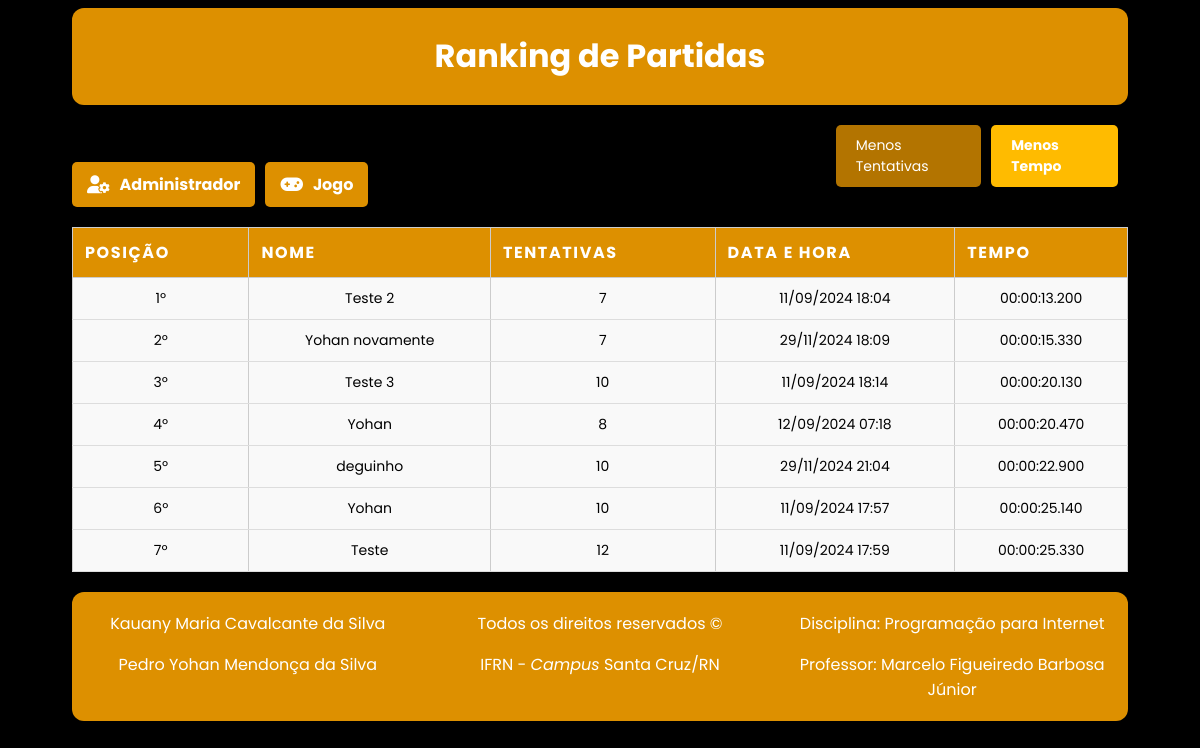
The app's page /laderboards/, older data.
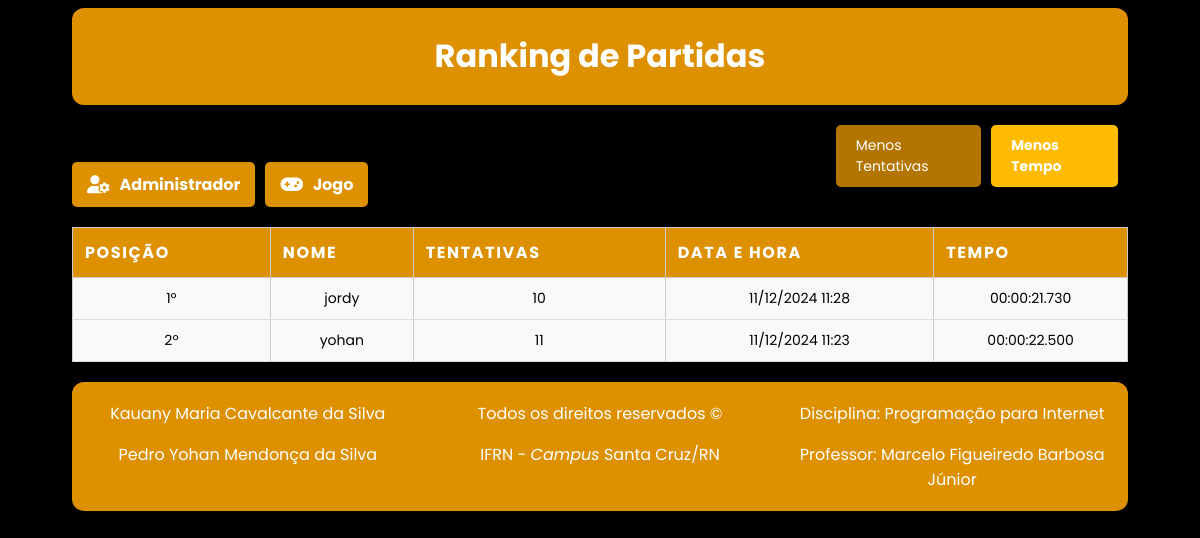
The same page, newer data.
### memorygame/models.py (models this page shows, shortened)
class Partida(models.Model):
    name = models.CharField(null=False, max_length=64)
    attempts = models.IntegerField(null=False)
    datetime = models.DateTimeField(null=False)
    time = models.TimeField(null=False)

### memorygame/views.py (the view)
# urls.py: path('laderboards/', views.partidas, name='partidas'),
def partidas(request):
    order = request.GET.get('order', 'time')
    if order == 'attempts':
        partidas = Partida.objects.all().order_by('attempts')  # Ordenar por menos tentativas
    elif order == 'time':
        partidas = Partida.objects.all().order_by('time')  # Ordenar por menos tempo
    else:
        partidas = Partida.objects.all().order_by('time')  # Valor padrão
    for partida in partidas:
        partida.formatted_time = partida.time.strftime('%H:%M:%S.%f')[:-3]  # Remover os últimos 3 dígitos
    context = {
        'partidas': partidas,
        'current_order': order
    }
    return render(request, 'laderboards.html', context)

### memorygame/templates/laderboards.html (shortened to what this page needs)
<!DOCTYPE html>
<html lang="pt-br">
<head>
    {% load static %}
    <link rel="stylesheet" href="https://cdnjs.cloudflare.com/ajax/libs/font-awesome/6.0.0/css/all.min.css">
    <link rel="stylesheet" type="text/css" href="{% static '/css/style.css'%}">
    <link rel="stylesheet" type="text/css" href="{% static '/css/lbstyle.css' %}">
</head>
<body>
    <header>
        <h1>Ranking de Partidas</h1>
    </header>
    <nav class="nav-bar">
        <div class="navigation">
            <button class="nav-btn">
                <i class="fas fa-user-cog"></i>
                <a href="http://localhost:8000/admin">Administrador</a>
            </button>
            <button class="nav-btn">
                <i class="fas fa-gamepad"></i>
                <a href="http://localhost:8000/">Jogo</a>
            </button>
        </div>
        <div class="filter-buttons">
            <a href="?order=attempts" class="btn {% if current_order == 'attempts' %}active{% endif %}">
                Menos Tentativas
            </a>
            <a href="?order=time" class="btn {% if current_order == 'time' %}active{% endif %}">
                Menos Tempo
            </a>
        </div>
    </nav>
    <main>
        <table>
            <thead>
                <tr>
                    <th>Posição</th>
                    <th>Nome</th>
                    <th>Tentativas</th>
                    <th>Data e Hora</th>
                    <th>Tempo</th>
                </tr>
            </thead>
            <tbody>
                {% for partida in partidas %}
                    <tr>
                        <td>{{ forloop.counter }}º</td>
                        <td>{{ partida.name }}</td>
                        <td>{{ partida.attempts }}</td>
                        <td>{{ partida.datetime|date:"d/m/Y H:i" }}</td>
                        <td>{{ partida.formatted_time }}</td>
                    </tr>
                {% empty %}
                    <tr>
                        <td colspan="4">Nenhuma partida encontrada</td>
                    </tr>
                {% endfor %}
            </tbody>
        </table>
    </main>
    <footer class="flex">
        <div class="col">
            <p>Kauany Maria Cavalcante da Silva</p>
            <p>Pedro Yohan Mendonça da Silva</p>
        </div>
        <div class="col">
            <p>Todos os direitos reservados &copy;</p>
            <p>IFRN - <em>Campus</em> Santa Cruz/RN</p>
        </div>
        <div class="col">
            <p>Disciplina: Programação para Internet</p>
            <p>Professor: Marcelo Figueiredo Barbosa Júnior</p>
        </div>
    </footer>
</body>
</html>

### memorygame/static/css/style.css (style rules this page uses)
* { font-family: 'Poppins', sans-serif; }
body { background-color: #000; background-image: url('../imgs/naruto-uzumaki-3840x2160-13143.jpg'); background-size: cover; background-attachment: fixed; flex-direction: column; justify-content: center; padding: 0 4em; }
.flex { display: flex; }
main { flex-direction: column; justify-content: center; }
header, footer, #end-game-form { background-color: rgb(221, 144, 0); border-radius: 12px; box-shadow: 1px 1px 1px black; padding: 3px 0px; }
footer { flex-direction: row; justify-content: space-between; margin: 20px 0; }
footer > div { width: 33.3%; }
footer p, header h1 { color: white; text-align: center; }
.navigation { display: flex; justify-content: start; margin-top: 30px; width: 80%; }
.nav-bar { display: flex; justify-content: space-between; align-items: end; margin: 20px 0px; }
.nav-bar { height: 100%; }
.nav-btn { display: flex; align-items: center; background-color: rgb(221, 144, 0); border: none; padding: 10px 15px; border-radius: 5px; margin-right: 10px; cursor: pointer; transition: background-color 0.3s ease; }
.nav-btn i, form > button { font-size: 18px; color: #ffffff; margin-right: 10px; }
.nav-btn a { text-decoration: none; color: #ffffff; font-weight: bold; font-size: 16px; }
.filter-buttons { display: flex; align-items: center; margin: 0; }
.filter-buttons .btn { text-decoration: none; padding: 10px 20px; background-color: rgb(179, 116, 0); color: #fff; border-radius: 5px; font-size: 14px; transition: background-color 0.3s ease; }
.filter-buttons .btn.active { background-color: #ffbb00; font-weight: bold; }

### memorygame/static/css/lbstyle.css (style rules this page uses)
* { font-family: 'Poppins', sans-serif; }
table { width: 100%; border-collapse: collapse; font-family: Arial, sans-serif; margin: 20px auto; box-shadow: 0 2px 10px rgba(0, 0, 0, 0.1); }
thead th { background-color: rgb(221, 144, 0); color: white; text-align: left; padding: 12px; font-size: 16px; text-transform: uppercase; letter-spacing: 0.1em; }
tbody td { padding: 10px; border-bottom: 1px solid #ddd; font-size: 14px; }
tbody tr { background-color: #f9f9f9; }
table, th, td { border: 1px solid #ccc; }
th, td { text-align: center; }
.filter-buttons { margin-bottom: 20px; }
.filter-buttons .btn { text-decoration: none; padding: 10px 20px; background-color: rgb(179, 116, 0); color: #fff; border-radius: 5px; margin-right: 10px; font-size: 14px; }
.filter-buttons .btn.active { background-color: #ffbb00; font-weight: bold; }

Row changes from the older to the newer data that the page shows:
removed Partida: name "Teste 2", attempts "7", datetime "11/09/2024 18:04", formatted_time "00:00:13.200"
removed Partida: name "Yohan novamente", attempts "7", datetime "29/11/2024 18:09", formatted_time "00:00:15.330"
removed Partida: name "Teste 3", attempts "10", datetime "11/09/2024 18:14", formatted_time "00:00:20.130"
removed Partida: name "Yohan", attempts "8", datetime "12/09/2024 07:18", formatted_time "00:00:20.470"
removed Partida: name "deguinho", attempts "10", datetime "29/11/2024 21:04", formatted_time "00:00:22.900"
changed Partida: name "Teste" → "jordy"; attempts "12" → "10"; datetime "11/09/2024 17:59" → "11/12/2024 11:28"; formatted_time "00:00:25.330" → "00:00:21.730"; moves up the list
changed Partida: name "Yohan" → "yohan"; attempts "10" → "11"; datetime "11/09/2024 17:57" → "11/12/2024 11:23"; formatted_time "00:00:25.140" → "00:00:22.500"
